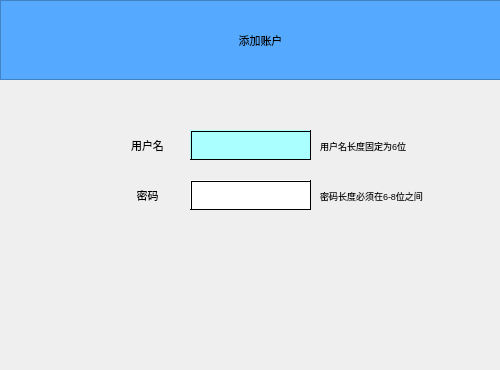
<?xml version="1.0" encoding="UTF-8"?>
<ui version="4.0">
 <class>powerusrAccountAddModify</class>
 <widget class="QWidget" name="powerusrAccountAddModify">
  <property name="geometry">
   <rect>
    <x>0</x>
    <y>0</y>
    <width>500</width>
    <height>370</height>
   </rect>
  </property>
  <property name="font">
   <font>
    <pointsize>9</pointsize>
   </font>
  </property>
  <property name="windowTitle">
   <string>Form</string>
  </property>
  <widget class="QFrame" name="frame">
   <property name="geometry">
    <rect>
     <x>0</x>
     <y>0</y>
     <width>501</width>
     <height>80</height>
    </rect>
   </property>
   <property name="styleSheet">
    <string notr="true">background-color: rgb(85, 170, 255);</string>
   </property>
   <property name="frameShape">
    <enum>QFrame::StyledPanel</enum>
   </property>
   <property name="frameShadow">
    <enum>QFrame::Raised</enum>
   </property>
   <widget class="QLabel" name="label_title">
    <property name="geometry">
     <rect>
      <x>200</x>
      <y>20</y>
      <width>121</width>
      <height>41</height>
     </rect>
    </property>
    <property name="font">
     <font>
      <pointsize>8</pointsize>
     </font>
    </property>
    <property name="text">
     <string>添加账户</string>
    </property>
    <property name="alignment">
     <set>Qt::AlignCenter</set>
    </property>
   </widget>
  </widget>
  <widget class="QLabel" name="label">
   <property name="geometry">
    <rect>
     <x>114</x>
     <y>130</y>
     <width>67</width>
     <height>30</height>
    </rect>
   </property>
   <property name="font">
    <font>
     <pointsize>8</pointsize>
    </font>
   </property>
   <property name="text">
    <string>用户名</string>
   </property>
   <property name="alignment">
    <set>Qt::AlignCenter</set>
   </property>
  </widget>
  <widget class="QLabel" name="label_user">
   <property name="geometry">
    <rect>
     <x>190</x>
     <y>130</y>
     <width>121</width>
     <height>30</height>
    </rect>
   </property>
   <property name="font">
    <font>
     <pointsize>8</pointsize>
    </font>
   </property>
   <property name="styleSheet">
    <string notr="true">border:2px groove light blue;padding:2px 4px;
background-color: rgb(170, 255, 255);</string>
   </property>
   <property name="text">
    <string/>
   </property>
  </widget>
  <widget class="QLabel" name="label_3">
   <property name="geometry">
    <rect>
     <x>114</x>
     <y>180</y>
     <width>67</width>
     <height>30</height>
    </rect>
   </property>
   <property name="font">
    <font>
     <pointsize>8</pointsize>
    </font>
   </property>
   <property name="text">
    <string>密码</string>
   </property>
   <property name="alignment">
    <set>Qt::AlignCenter</set>
   </property>
  </widget>
  <widget class="QLabel" name="label_passwd">
   <property name="geometry">
    <rect>
     <x>190</x>
     <y>180</y>
     <width>121</width>
     <height>30</height>
    </rect>
   </property>
   <property name="font">
    <font>
     <pointsize>8</pointsize>
    </font>
   </property>
   <property name="styleSheet">
    <string notr="true">border:2px groove light blue;padding:2px 4px;
background-color: rgb(255, 255, 255);</string>
   </property>
   <property name="text">
    <string/>
   </property>
  </widget>
  <widget class="QLabel" name="label_usrtip">
   <property name="geometry">
    <rect>
     <x>320</x>
     <y>130</y>
     <width>171</width>
     <height>31</height>
    </rect>
   </property>
   <property name="font">
    <font>
     <pointsize>7</pointsize>
    </font>
   </property>
   <property name="text">
    <string>用户名长度固定为6位</string>
   </property>
  </widget>
  <widget class="QLabel" name="label_pwdtip">
   <property name="geometry">
    <rect>
     <x>320</x>
     <y>180</y>
     <width>171</width>
     <height>31</height>
    </rect>
   </property>
   <property name="font">
    <font>
     <pointsize>7</pointsize>
    </font>
   </property>
   <property name="text">
    <string>密码长度必须在6-8位之间</string>
   </property>
  </widget>
  <widget class="QLabel" name="label_info">
   <property name="geometry">
    <rect>
     <x>150</x>
     <y>250</y>
     <width>261</width>
     <height>17</height>
    </rect>
   </property>
   <property name="text">
    <string/>
   </property>
  </widget>
 </widget>
 <resources/>
 <connections/>
</ui>
